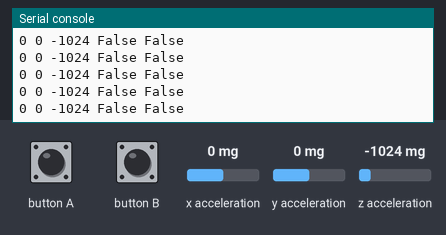
A program run on a simulated BBC micro:bit running MicroPython. On the bench: the last lines printed to the serial console. The test bench sets the inputs (shaded band); at power-on: x acceleration 0 mg, y acceleration 0 mg, z acceleration -1024 mg.

Above: at 1.2 s.
1.3 s: button A pressed for 0.15 s
At 1.32 s:
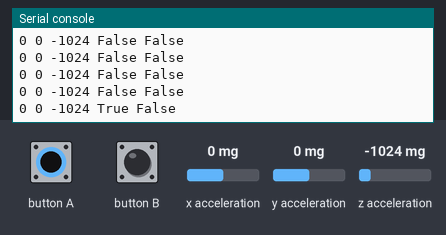
2.9 s: button B pressed for 0.15 s
At 2.93 s:
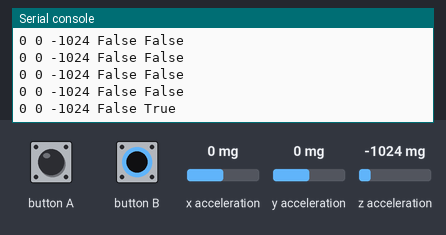
4.5 s: x acceleration set to -1440 mg
At 4.55 s:
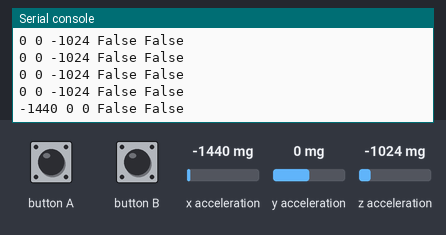
6.0 s: y acceleration set to -1440 mg
At 6.06 s:
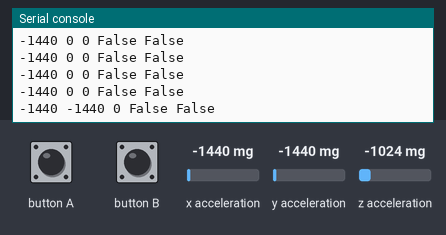
7.5 s: button A pressed for 1 s
At 7.58 s:
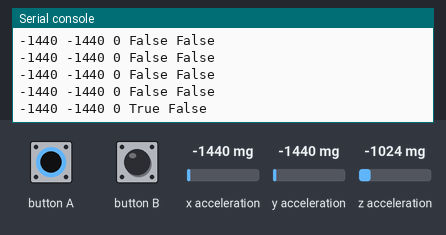
10.0 s: button B pressed for 1 s
At 10.1 s:
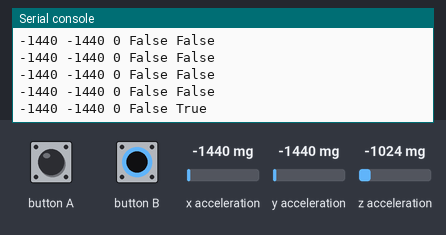

The program:

minecraft-game-controller.py
```python
from microbit import *

def write_sensor_data():
    x, y, z = accelerometer.get_x(), accelerometer.get_y(), accelerometer.get_z()
    a, b = button_a.was_pressed(), button_b.was_pressed()
    print(x, y, z, a, b)

while True:
    sleep(100)
    write_sensor_data()
	
```

Measured:
- after the input at 1.3 s, the serial console: prints a new line at once (image 1)
- after the input at 2.9 s, the serial console: prints a new line at once (image 2)
- after the input at 4.5 s, the serial console: prints a new line at once (image 3)
- after the input at 6.0 s, the serial console: prints a new line after 0.06 s (image 4)
- after the input at 7.5 s, the serial console: prints a new line after 0.07 s (image 5)
- after the input at 10.0 s, the serial console: prints a new line after 0.10 s (image 6)
